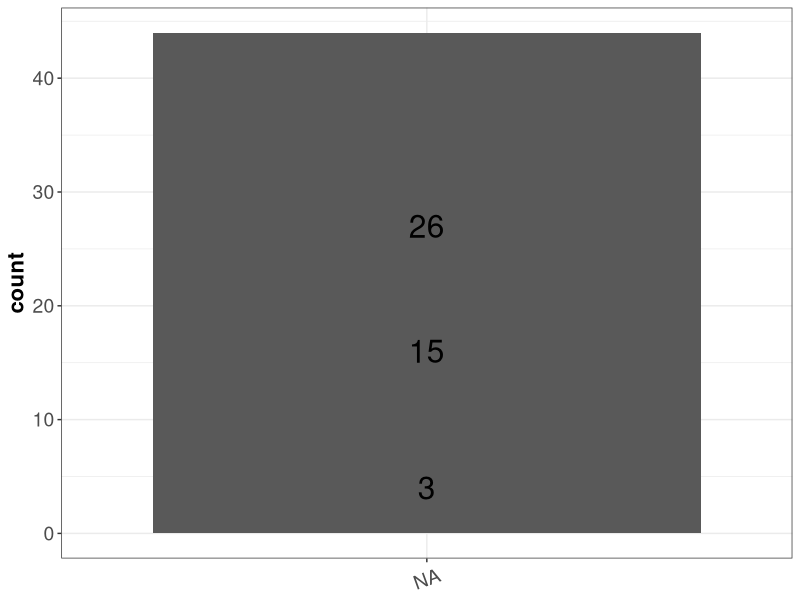
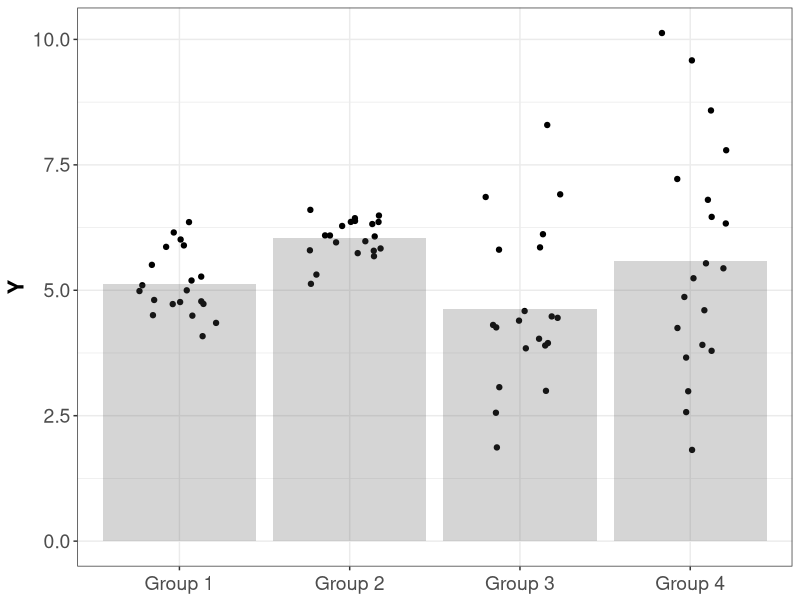

These figures' R source, in order:
library(ggplot2)

dat <- data.frame(X=c('Total Number of Papers', 
                      'Plots with error bars', 
                      'Plots with no error bars'),
                  count=c(26, 3, 15))

dat$X <- factor(dat$X, levels=rev(levels(dat$X)))

jpeg('boxplot.jpeg')
ggplot(dat, aes(x=X, y=count)) + 
  geom_bar(stat='identity') + 
  theme_bw() + 
  theme(axis.title.x = element_blank(),
        axis.text.x  = element_text(vjust=0.5, size=14, angle=20),
        axis.title.y = element_text(face="bold", size=16),
        axis.text.y  = element_text(vjust=0.5, size=14)) +
  geom_text(aes(x=X, y=count+1, label=as.character(count)), size=8)
dev.off()


dat <- data.frame(X=rep(c('Group 1', 'Group 2', 'Group 3', 'Group 4'), each=20),
                  Y=c(rnorm(20, mean=5, sd=.5),
                      rnorm(20, mean=6, sd=.5),
                      rnorm(20, mean=5, sd=2),
                      rnorm(20, mean=6, sd=2)))

jpeg('variability.jpeg')
ggplot(dat, aes(x=X, y=Y)) + 
  geom_point(position=position_jitter(width=.25)) +
  theme_bw() + 
  theme(axis.title.x = element_blank(),
        axis.text.x  = element_text(vjust=0.5, size=14),
        axis.title.y = element_text(face="bold", size=16),
        axis.text.y  = element_text(vjust=0.5, size=14)) +
  stat_summary(fun.y=mean, geom='bar', alpha=.25) +
  stat_summary(fun.data=mean_cl_boot, geom='errorbar', width=.2)
dev.off()
